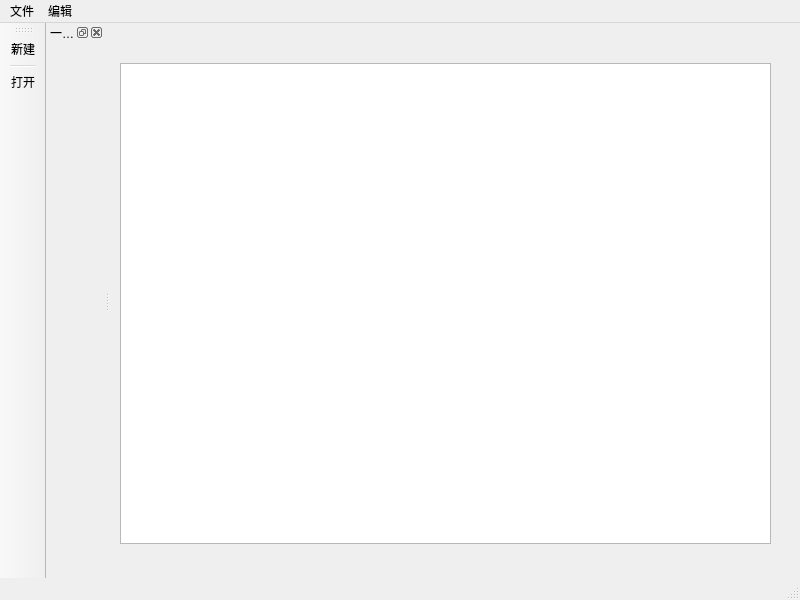
<?xml version="1.0" encoding="UTF-8"?>
<ui version="4.0">
 <class>MainWindow</class>
 <widget class="QMainWindow" name="MainWindow">
  <property name="geometry">
   <rect>
    <x>0</x>
    <y>0</y>
    <width>800</width>
    <height>600</height>
   </rect>
  </property>
  <property name="windowTitle">
   <string>MainWindow</string>
  </property>
  <widget class="QWidget" name="centralwidget">
   <widget class="QTextEdit" name="textEdit">
    <property name="geometry">
     <rect>
      <x>10</x>
      <y>40</y>
      <width>651</width>
      <height>481</height>
     </rect>
    </property>
   </widget>
  </widget>
  <widget class="QMenuBar" name="menubar">
   <property name="geometry">
    <rect>
     <x>0</x>
     <y>0</y>
     <width>800</width>
     <height>25</height>
    </rect>
   </property>
   <widget class="QMenu" name="menu">
    <property name="title">
     <string>文件</string>
    </property>
    <addaction name="separator"/>
    <addaction name="actionnew"/>
    <addaction name="actionopen"/>
   </widget>
   <widget class="QMenu" name="menu_2">
    <property name="title">
     <string>编辑</string>
    </property>
   </widget>
   <addaction name="menu"/>
   <addaction name="menu_2"/>
  </widget>
  <widget class="QStatusBar" name="statusbar"/>
  <widget class="QToolBar" name="toolBar">
   <property name="windowTitle">
    <string>toolBar</string>
   </property>
   <attribute name="toolBarArea">
    <enum>LeftToolBarArea</enum>
   </attribute>
   <attribute name="toolBarBreak">
    <bool>false</bool>
   </attribute>
   <addaction name="actionnew"/>
   <addaction name="separator"/>
   <addaction name="actionopen"/>
  </widget>
  <widget class="QDockWidget" name="dockWidget">
   <property name="allowedAreas">
    <set>Qt::BottomDockWidgetArea|Qt::TopDockWidgetArea</set>
   </property>
   <property name="windowTitle">
    <string>一个真正的dock</string>
   </property>
   <attribute name="dockWidgetArea">
    <number>1</number>
   </attribute>
   <widget class="QWidget" name="dockWidgetContents"/>
  </widget>
  <action name="actionnew">
   <property name="text">
    <string>新建</string>
   </property>
  </action>
  <action name="actionopen">
   <property name="text">
    <string>打开</string>
   </property>
  </action>
 </widget>
 <resources/>
 <connections/>
</ui>
